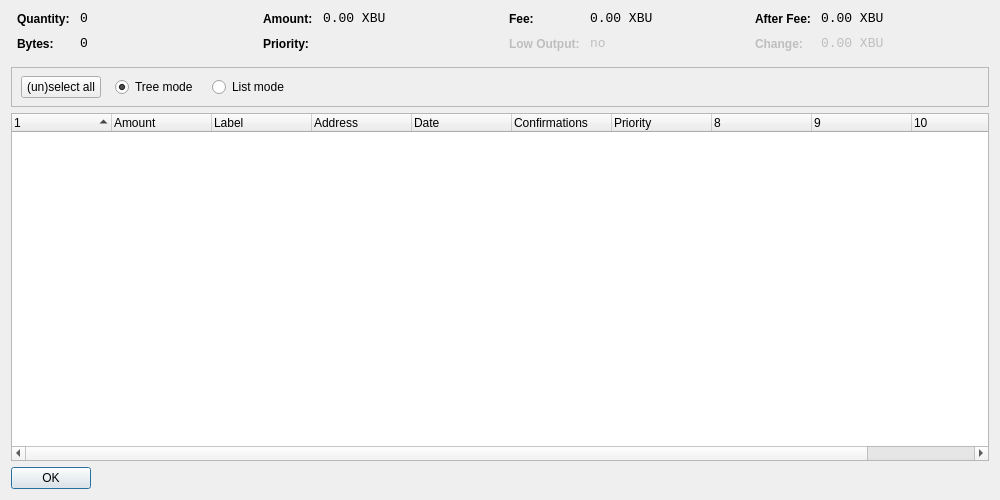
<?xml version="1.0" encoding="UTF-8"?>
<ui version="4.0">
 <class>CoinControlDialog</class>
 <widget class="QDialog" name="CoinControlDialog">
  <property name="geometry">
   <rect>
    <x>0</x>
    <y>0</y>
    <width>1000</width>
    <height>500</height>
   </rect>
  </property>
  <property name="windowTitle">
   <string>Coin Control</string>
  </property>
  <layout class="QVBoxLayout" name="verticalLayout">
   <item>
    <layout class="QHBoxLayout" name="horizontalLayoutTop" stretch="0,0,0,0">
     <property name="topMargin">
      <number>0</number>
     </property>
     <property name="bottomMargin">
      <number>10</number>
     </property>
     <item>
      <layout class="QFormLayout" name="formLayoutCoinControl1">
       <property name="horizontalSpacing">
        <number>10</number>
       </property>
       <property name="verticalSpacing">
        <number>10</number>
       </property>
       <property name="leftMargin">
        <number>6</number>
       </property>
       <property name="rightMargin">
        <number>6</number>
       </property>
       <item row="0" column="0">
        <widget class="QLabel" name="labelCoinControlQuantityText">
         <property name="styleSheet">
          <string notr="true">font-weight:bold;</string>
         </property>
         <property name="text">
          <string>Quantity:</string>
         </property>
        </widget>
       </item>
       <item row="0" column="1">
        <widget class="QLabel" name="labelCoinControlQuantity">
         <property name="font">
          <font>
           <family>Monospace</family>
           <pointsize>10</pointsize>
          </font>
         </property>
         <property name="cursor">
          <cursorShape>IBeamCursor</cursorShape>
         </property>
         <property name="contextMenuPolicy">
          <enum>Qt::ActionsContextMenu</enum>
         </property>
         <property name="text">
          <string notr="true">0</string>
         </property>
         <property name="textInteractionFlags">
          <set>Qt::LinksAccessibleByMouse|Qt::TextSelectableByKeyboard|Qt::TextSelectableByMouse</set>
         </property>
        </widget>
       </item>
       <item row="1" column="0">
        <widget class="QLabel" name="labelCoinControlBytesText">
         <property name="styleSheet">
          <string notr="true">font-weight:bold;</string>
         </property>
         <property name="text">
          <string>Bytes:</string>
         </property>
        </widget>
       </item>
       <item row="1" column="1">
        <widget class="QLabel" name="labelCoinControlBytes">
         <property name="font">
          <font>
           <family>Monospace</family>
           <pointsize>10</pointsize>
          </font>
         </property>
         <property name="cursor">
          <cursorShape>IBeamCursor</cursorShape>
         </property>
         <property name="contextMenuPolicy">
          <enum>Qt::ActionsContextMenu</enum>
         </property>
         <property name="text">
          <string notr="true">0</string>
         </property>
         <property name="textInteractionFlags">
          <set>Qt::LinksAccessibleByMouse|Qt::TextSelectableByKeyboard|Qt::TextSelectableByMouse</set>
         </property>
        </widget>
       </item>
      </layout>
     </item>
     <item>
      <layout class="QFormLayout" name="formLayoutCoinControl2">
       <property name="horizontalSpacing">
        <number>10</number>
       </property>
       <property name="verticalSpacing">
        <number>10</number>
       </property>
       <property name="leftMargin">
        <number>6</number>
       </property>
       <property name="rightMargin">
        <number>6</number>
       </property>
       <item row="0" column="0">
        <widget class="QLabel" name="labelCoinControlAmountText">
         <property name="styleSheet">
          <string notr="true">font-weight:bold;</string>
         </property>
         <property name="text">
          <string>Amount:</string>
         </property>
        </widget>
       </item>
       <item row="0" column="1">
        <widget class="QLabel" name="labelCoinControlAmount">
         <property name="font">
          <font>
           <family>Monospace</family>
           <pointsize>10</pointsize>
          </font>
         </property>
         <property name="cursor">
          <cursorShape>IBeamCursor</cursorShape>
         </property>
         <property name="contextMenuPolicy">
          <enum>Qt::ActionsContextMenu</enum>
         </property>
         <property name="text">
          <string notr="true">0.00 XBU</string>
         </property>
         <property name="textInteractionFlags">
          <set>Qt::LinksAccessibleByMouse|Qt::TextSelectableByKeyboard|Qt::TextSelectableByMouse</set>
         </property>
        </widget>
       </item>
       <item row="1" column="0">
        <widget class="QLabel" name="labelCoinControlPriorityText">
         <property name="styleSheet">
          <string notr="true">font-weight:bold;</string>
         </property>
         <property name="text">
          <string>Priority:</string>
         </property>
        </widget>
       </item>
       <item row="1" column="1">
        <widget class="QLabel" name="labelCoinControlPriority">
         <property name="font">
          <font>
           <family>Monospace</family>
           <pointsize>10</pointsize>
          </font>
         </property>
         <property name="cursor">
          <cursorShape>IBeamCursor</cursorShape>
         </property>
         <property name="contextMenuPolicy">
          <enum>Qt::ActionsContextMenu</enum>
         </property>
         <property name="text">
          <string/>
         </property>
         <property name="textInteractionFlags">
          <set>Qt::LinksAccessibleByMouse|Qt::TextSelectableByKeyboard|Qt::TextSelectableByMouse</set>
         </property>
        </widget>
       </item>
      </layout>
     </item>
     <item>
      <layout class="QFormLayout" name="formLayoutCoinControl3">
       <property name="horizontalSpacing">
        <number>10</number>
       </property>
       <property name="verticalSpacing">
        <number>10</number>
       </property>
       <property name="leftMargin">
        <number>6</number>
       </property>
       <property name="rightMargin">
        <number>6</number>
       </property>
       <item row="0" column="0">
        <widget class="QLabel" name="labelCoinControlFeeText">
         <property name="styleSheet">
          <string notr="true">font-weight:bold;</string>
         </property>
         <property name="text">
          <string>Fee:</string>
         </property>
        </widget>
       </item>
       <item row="0" column="1">
        <widget class="QLabel" name="labelCoinControlFee">
         <property name="font">
          <font>
           <family>Monospace</family>
           <pointsize>10</pointsize>
          </font>
         </property>
         <property name="cursor">
          <cursorShape>IBeamCursor</cursorShape>
         </property>
         <property name="contextMenuPolicy">
          <enum>Qt::ActionsContextMenu</enum>
         </property>
         <property name="text">
          <string notr="true">0.00 XBU</string>
         </property>
         <property name="textInteractionFlags">
          <set>Qt::LinksAccessibleByMouse|Qt::TextSelectableByKeyboard|Qt::TextSelectableByMouse</set>
         </property>
        </widget>
       </item>
       <item row="1" column="0">
        <widget class="QLabel" name="labelCoinControlLowOutputText">
         <property name="enabled">
          <bool>false</bool>
         </property>
         <property name="styleSheet">
          <string notr="true">font-weight:bold;</string>
         </property>
         <property name="text">
          <string>Low Output:</string>
         </property>
        </widget>
       </item>
       <item row="1" column="1">
        <widget class="QLabel" name="labelCoinControlLowOutput">
         <property name="enabled">
          <bool>false</bool>
         </property>
         <property name="font">
          <font>
           <family>Monospace</family>
           <pointsize>10</pointsize>
          </font>
         </property>
         <property name="cursor">
          <cursorShape>IBeamCursor</cursorShape>
         </property>
         <property name="contextMenuPolicy">
          <enum>Qt::ActionsContextMenu</enum>
         </property>
         <property name="text">
          <string notr="true">no</string>
         </property>
         <property name="textInteractionFlags">
          <set>Qt::LinksAccessibleByMouse|Qt::TextSelectableByKeyboard|Qt::TextSelectableByMouse</set>
         </property>
        </widget>
       </item>
      </layout>
     </item>
     <item>
      <layout class="QFormLayout" name="formLayoutCoinControl4">
       <property name="horizontalSpacing">
        <number>10</number>
       </property>
       <property name="verticalSpacing">
        <number>10</number>
       </property>
       <property name="leftMargin">
        <number>6</number>
       </property>
       <property name="rightMargin">
        <number>6</number>
       </property>
       <item row="0" column="0">
        <widget class="QLabel" name="labelCoinControlAfterFeeText">
         <property name="styleSheet">
          <string notr="true">font-weight:bold;</string>
         </property>
         <property name="text">
          <string>After Fee:</string>
         </property>
        </widget>
       </item>
       <item row="0" column="1">
        <widget class="QLabel" name="labelCoinControlAfterFee">
         <property name="font">
          <font>
           <family>Monospace</family>
           <pointsize>10</pointsize>
          </font>
         </property>
         <property name="cursor">
          <cursorShape>IBeamCursor</cursorShape>
         </property>
         <property name="contextMenuPolicy">
          <enum>Qt::ActionsContextMenu</enum>
         </property>
         <property name="text">
          <string notr="true">0.00 XBU</string>
         </property>
         <property name="textInteractionFlags">
          <set>Qt::LinksAccessibleByMouse|Qt::TextSelectableByKeyboard|Qt::TextSelectableByMouse</set>
         </property>
        </widget>
       </item>
       <item row="1" column="0">
        <widget class="QLabel" name="labelCoinControlChangeText">
         <property name="enabled">
          <bool>false</bool>
         </property>
         <property name="styleSheet">
          <string notr="true">font-weight:bold;</string>
         </property>
         <property name="text">
          <string>Change:</string>
         </property>
        </widget>
       </item>
       <item row="1" column="1">
        <widget class="QLabel" name="labelCoinControlChange">
         <property name="enabled">
          <bool>false</bool>
         </property>
         <property name="font">
          <font>
           <family>Monospace</family>
           <pointsize>10</pointsize>
          </font>
         </property>
         <property name="cursor">
          <cursorShape>IBeamCursor</cursorShape>
         </property>
         <property name="contextMenuPolicy">
          <enum>Qt::ActionsContextMenu</enum>
         </property>
         <property name="text">
          <string notr="true">0.00 XBU</string>
         </property>
         <property name="textInteractionFlags">
          <set>Qt::LinksAccessibleByMouse|Qt::TextSelectableByKeyboard|Qt::TextSelectableByMouse</set>
         </property>
        </widget>
       </item>
      </layout>
     </item>
    </layout>
   </item>
   <item>
    <widget class="QFrame" name="frame">
     <property name="minimumSize">
      <size>
       <width>0</width>
       <height>40</height>
      </size>
     </property>
     <property name="frameShape">
      <enum>QFrame::StyledPanel</enum>
     </property>
     <property name="frameShadow">
      <enum>QFrame::Sunken</enum>
     </property>
     <widget class="QWidget" name="horizontalLayoutWidget">
      <property name="geometry">
       <rect>
        <x>10</x>
        <y>0</y>
        <width>781</width>
        <height>41</height>
       </rect>
      </property>
      <layout class="QHBoxLayout" name="horizontalLayoutPanel" stretch="0,0,0,0,0">
       <property name="spacing">
        <number>14</number>
       </property>
       <item>
        <widget class="QPushButton" name="pushButtonSelectAll">
         <property name="sizePolicy">
          <sizepolicy hsizetype="Maximum" vsizetype="Fixed">
           <horstretch>0</horstretch>
           <verstretch>0</verstretch>
          </sizepolicy>
         </property>
         <property name="text">
          <string>(un)select all</string>
         </property>
        </widget>
       </item>
       <item>
        <widget class="QRadioButton" name="radioTreeMode">
         <property name="sizePolicy">
          <sizepolicy hsizetype="Maximum" vsizetype="Fixed">
           <horstretch>0</horstretch>
           <verstretch>0</verstretch>
          </sizepolicy>
         </property>
         <property name="text">
          <string>Tree mode</string>
         </property>
         <property name="checked">
          <bool>true</bool>
         </property>
        </widget>
       </item>
       <item>
        <widget class="QRadioButton" name="radioListMode">
         <property name="sizePolicy">
          <sizepolicy hsizetype="Maximum" vsizetype="Fixed">
           <horstretch>0</horstretch>
           <verstretch>0</verstretch>
          </sizepolicy>
         </property>
         <property name="text">
          <string>List mode</string>
         </property>
        </widget>
       </item>
       <item>
        <spacer name="horizontalSpacer">
         <property name="orientation">
          <enum>Qt::Horizontal</enum>
         </property>
         <property name="sizeHint" stdset="0">
          <size>
           <width>40</width>
           <height>20</height>
          </size>
         </property>
        </spacer>
       </item>
      </layout>
     </widget>
    </widget>
   </item>
   <item>
    <widget class="CoinControlTreeWidget" name="treeWidget">
     <property name="contextMenuPolicy">
      <enum>Qt::CustomContextMenu</enum>
     </property>
     <property name="sortingEnabled">
      <bool>false</bool>
     </property>
     <property name="columnCount">
      <number>11</number>
     </property>
     <attribute name="headerShowSortIndicator" stdset="0">
      <bool>true</bool>
     </attribute>
     <attribute name="headerStretchLastSection">
      <bool>false</bool>
     </attribute>
     <column>
      <property name="text">
       <string/>
      </property>
     </column>
     <column>
      <property name="text">
       <string>Amount</string>
      </property>
     </column>
     <column>
      <property name="text">
       <string>Label</string>
      </property>
     </column>
     <column>
      <property name="text">
       <string>Address</string>
      </property>
     </column>
     <column>
      <property name="text">
       <string>Date</string>
      </property>
     </column>
     <column>
      <property name="text">
       <string>Confirmations</string>
      </property>
      <property name="toolTip">
       <string>Confirmed</string>
      </property>
     </column>
     <column>
      <property name="text">
       <string>Priority</string>
      </property>
     </column>
     <column>
      <property name="text">
       <string/>
      </property>
     </column>
     <column>
      <property name="text">
       <string/>
      </property>
     </column>
     <column>
      <property name="text">
       <string/>
      </property>
     </column>
     <column>
      <property name="text">
       <string/>
      </property>
     </column>
    </widget>
   </item>
   <item>
    <widget class="QDialogButtonBox" name="buttonBox">
     <property name="sizePolicy">
      <sizepolicy hsizetype="Maximum" vsizetype="Fixed">
       <horstretch>0</horstretch>
       <verstretch>0</verstretch>
      </sizepolicy>
     </property>
     <property name="orientation">
      <enum>Qt::Horizontal</enum>
     </property>
     <property name="standardButtons">
      <set>QDialogButtonBox::Ok</set>
     </property>
    </widget>
   </item>
  </layout>
 </widget>
 <customwidgets>
  <customwidget>
   <class>CoinControlTreeWidget</class>
   <extends>QTreeWidget</extends>
   <header>coincontroltreewidget.h</header>
  </customwidget>
 </customwidgets>
 <resources/>
 <connections/>
</ui>
